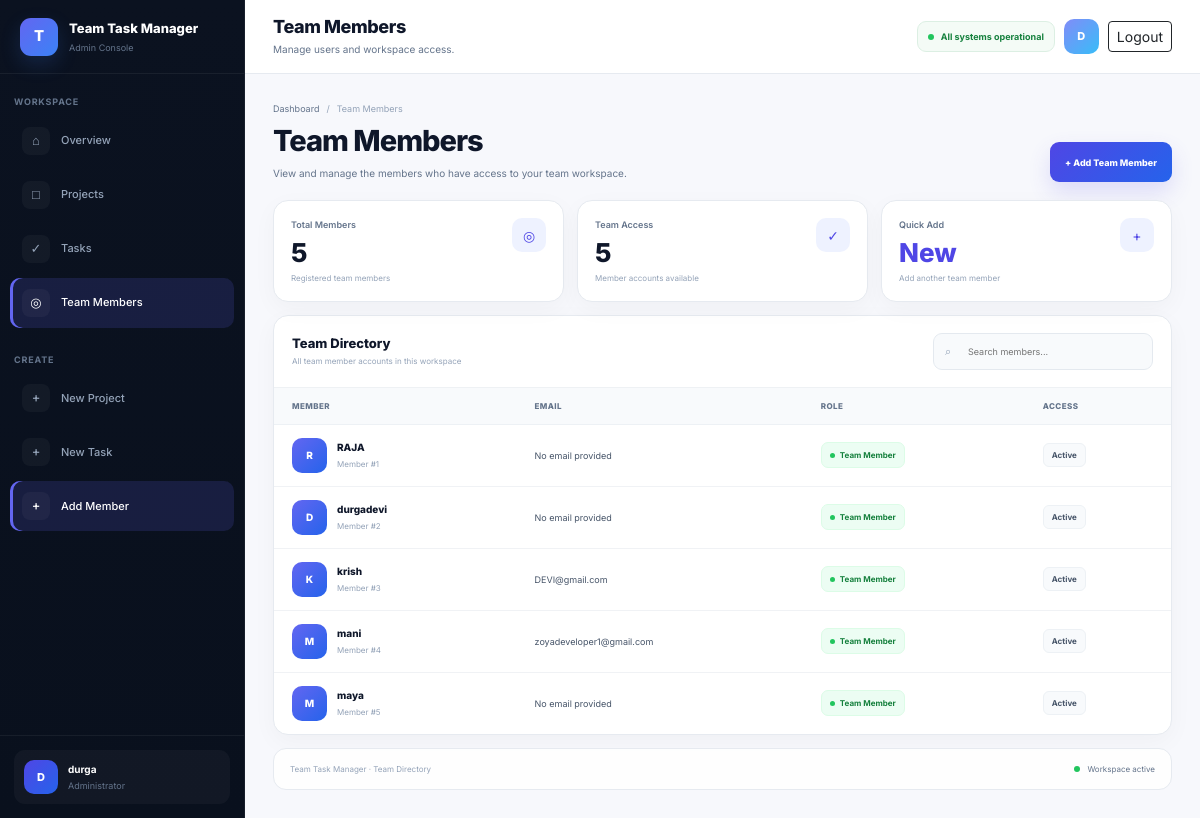
The app's page /accounts/team-members/ (signed in) with its own data.
### accounts/models.py (models this page shows, shortened)
class User(AbstractUser):
    class Role(models.TextChoices):
        ADMIN = "ADMIN", "Admin"
        TEAM_MEMBER = "TEAM_MEMBER", "Team Member"
    role = models.CharField(
        max_length=20,
        choices=Role.choices,
        default=Role.TEAM_MEMBER,
    )

### accounts/views.py (the view)
@login_required
def team_members(request):
    if request.user.role != User.Role.ADMIN:
        return redirect(
            "accounts:member_dashboard"
        )
    members = User.objects.filter(
        role=User.Role.TEAM_MEMBER
    ).order_by(
        "username"
    )
    return render(
        request,
        "accounts/team_members.html",
        {
            "members": members
        }
    )

### templates/accounts/team_members.html (shortened to what this page needs)
<!DOCTYPE html>
<html lang="en">
<head>
    <link
        href="https://cdn.jsdelivr.net/npm/bootstrap@5.3.3/dist/css/bootstrap.min.css"
        rel="stylesheet"
    >
</head>
<body>
<div class="app">
    <aside class="sidebar">
        <div class="sidebar-brand">
            <div class="brand-mark">
                T
            </div>
            <div>
                <div class="brand-name">
                    Team Task Manager
                </div>
                <div class="brand-subtitle">
                    Admin Console
                </div>
            </div>
        </div>
        <div class="sidebar-section">
            Workspace
        </div>
        <nav class="nav-list">
            <a
                href="{% url 'accounts:admin_dashboard' %}"
                class="nav-link"
            >
                <span class="nav-icon">
                    ⌂
                </span>
                <span>
                    Overview
                </span>
            </a>
            <a
                href="{% url 'projects:project_list' %}"
                class="nav-link"
            >
                <span class="nav-icon">
                    □
                </span>
                <span>
                    Projects
                </span>
            </a>
            <a
                href="{% url 'tasks:task_list' %}"
                class="nav-link"
            >
                <span class="nav-icon">
                    ✓
                </span>
                <span>
                    Tasks
                </span>
            </a>
            <a
                href="{% url 'accounts:team_members' %}"
                class="nav-link active"
            >
                <span class="nav-icon">
                    ◎
                </span>
                <span>
                    Team Members
                </span>
            </a>
        </nav>
        <div class="sidebar-section">
            Create
        </div>
        <nav class="nav-list">
            <a
                href="{% url 'projects:project_create' %}"
                class="nav-link"
            >
                <span class="nav-icon">
                    +
                </span>
                <span>
                    New Project
                </span>
            </a>
            <a
                href="{% url 'tasks:task_create' %}"
                class="nav-link"
            >
                <span class="nav-icon">
                    +
                </span>
                <span>
                    New Task
                </span>
            </a>
            <a
                href="{% url 'accounts:add_team_member' %}"
                class="nav-link active"
            >
                <span class="nav-icon">
                    +
                </span>
                <span>
                    Add Member
                </span>
            </a>
        </nav>
        <div class="sidebar-spacer"></div>
        <div class="sidebar-footer">
            <div class="sidebar-user">
                <div class="sidebar-avatar">
                    {{ request.user.username|first|upper }}
                </div>
                <div>
                    <div class="sidebar-user-name">
                        {{ request.user.username }}
                    </div>
                    <div class="sidebar-user-role">
                        Administrator
                    </div>
                </div>
            </div>
        </div>
    </aside>
    <main class="main">
        <header class="topbar">
            <div>
                <h1 class="topbar-title">
                    Team Members
                </h1>
                <p class="topbar-subtitle">
                    Manage users and workspace access.
                </p>
            </div>
            <div class="topbar-right">
                <div class="system-pill">
                    <span class="system-dot"></span>
                    All systems operational
                </div>
                <div class="top-avatar">
                    {{ request.user.username|first|upper }}
                </div>
                <a
                    href="{% url 'accounts:logout' %}"
                    class="btn btn-sm btn-outline-dark"
                >
                    Logout
                </a>
            </div>
        </header>
        <div class="content">
            <section class="page-header">
                <div>
                    <div class="breadcrumb">
                        <a
                            href="{% url 'accounts:admin_dashboard' %}"
                        >
                            Dashboard
                        </a>
                        <span>
                            /
                        </span>
                        <span>
                            Team Members
                        </span>
                    </div>
                    <h2 class="page-title">
                        Team Members
                    </h2>
                    <p class="page-description">
                        View and manage the members who have
                        access to your team workspace.
                    </p>
                </div>
                <a
                    href="{% url 'accounts:add_team_member' %}"
                    class="create-button"
                >
                    + Add Team Member
                </a>
            </section>
            <section class="summary-grid">
                <div class="summary-card">
                    <span class="summary-icon">
                        ◎
                    </span>
                    <div class="summary-label">
                        Total Members
                    </div>
                    <div class="summary-number">
                        {{ members|length }}
                    </div>
                    <div class="summary-note">
                        Registered team members
                    </div>
                </div>
                <div class="summary-card">
                    <span class="summary-icon">
                        ✓
                    </span>
                    <div class="summary-label">
                        Team Access
                    </div>
                    <div class="summary-number">
                        {{ members|length }}
                    </div>
                    <div class="summary-note">
                        Member accounts available
                    </div>
                </div>
                <div class="summary-card">
                    <span class="summary-icon">
                        +
                    </span>
                    <div class="summary-label">
                        Quick Add
                    </div>
                    <div class="summary-number">
                        <a
                            href="{% url 'accounts:add_team_member' %}"
                            style="color:#4f46e5;"
                        >
                            New
                        </a>
                    </div>
                    <div class="summary-note">
                        Add another team member
                    </div>
                </div>
            </section>
            <section class="table-panel">
                <div class="table-toolbar">
                    <div>
                        <h3 class="toolbar-title">
                            Team Directory
                        </h3>
                        <p class="toolbar-subtitle">
                            All team member accounts in this workspace
                        </p>
                    </div>
                    <div class="search-box">
                        <span class="search-icon">
                        </span>
                        <input
                            type="text"
                            id="memberSearch"
                            placeholder="Search members..."
                            autocomplete="off"
                        >
                    </div>
                </div>
                {% if members %}
                    <div class="table-wrap">
                        <table id="membersTable">
                            <thead>
                                <tr>
                                    <th>
                                        Member
                                    </th>
                                    <th>
                                        Email
                                    </th>
                                    <th>
                                        Role
                                    </th>
                                    <th>
                                        Access
                                    </th>
                                </tr>
                            </thead>
                            <tbody>
                                {% for member in members %}
                                    <tr>
                                        <td>
                                            <div class="member-cell">
                                                <div class="member-avatar">
                                                    {{ member.username|first|upper }}
                                                </div>
                                                <div>
                                                    <div class="member-name">
                                                        {{ member.username }}
                                                    </div>
                                                    <div class="member-id">
                                                        Member #{{ forloop.counter }}
                                                    </div>
                                                </div>
                                            </div>
                                        </td>
                                        <td>
                                            <span class="email">
                                                {{ member.email|default:"No email provided" }}
                                            </span>
                                        </td>
                                        <td>
                                            <span class="role-badge">
                                                <span class="role-dot"></span>
                                                Team Member
                                            </span>
                                        </td>
                                        <td>
                                            <span class="active-badge">
                                                Active
                                            </span>
                                        </td>
                                    </tr>
                                {% endfor %}
                            </tbody>
                        </table>
                    </div>
                {% endif %}
            </section>
            <footer class="footer">
                <div class="footer-text">
                    Team Task Manager · Team Directory
                </div>
                <div class="footer-status">
                    <span class="footer-dot"></span>
                    Workspace active
                </div>
            </footer>
        </div>
    </main>
</div>
</body>
</html>

### records on screen
User: user.username|first "D", user.username "durga"
User: username|first "R", username "RAJA", email "No email provided"
User: username|first "D", username "durgadevi", email "No email provided"
User: username|first "K", username "krish", email "DEVI@gmail.com"
User: username|first "M", username "mani", email "zoyadeveloper1@gmail.com"
User: username|first "M", username "maya", email "No email provided"

### other values on screen
{{ members|length }} "5"
